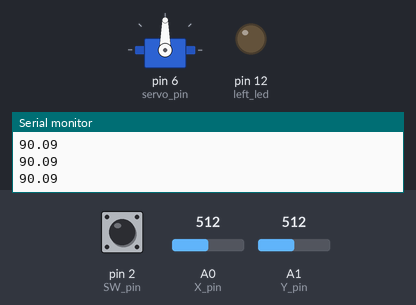
Simulated run of this sketch. Board: Arduino Uno, built with avr-gcc and run on an emulated ATmega328P. On the bench: servo, output pins drawn as LEDs (lit = HIGH), the last lines printed to the serial monitor. Dashed ring = blinking. The test bench sets the inputs (shaded band); at power-on: A1 (Y_pin) = 512, pin 2 (SW_pin) HIGH, A0 (X_pin) = 512.

Above: at 1.2 s.
1.3 s: A1 (Y_pin) set to 716
At 1.8 s:
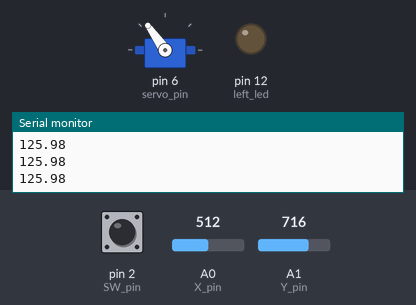
2.8 s: pin 2 (SW_pin) pulled LOW for 3.2 s
At 3.1 s:
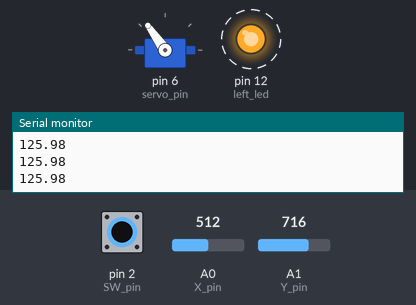
8.3 s: A1 (Y_pin) set to 900
At 9.4 s:
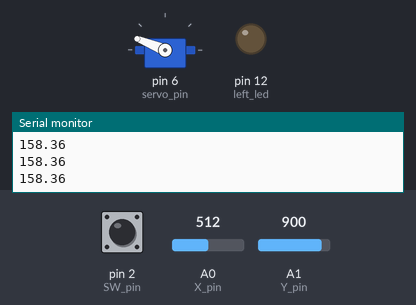
9.8 s: A0 (X_pin) set to 218
11.3 s: A0 (X_pin) set to 190
At 12.0 s:
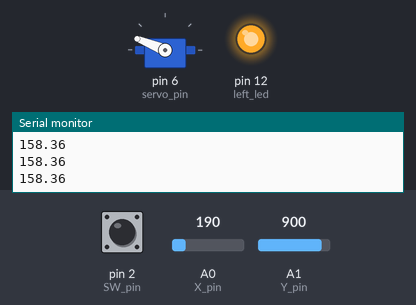
12.8 s: A1 (Y_pin) set to 1023
At 14.1 s:
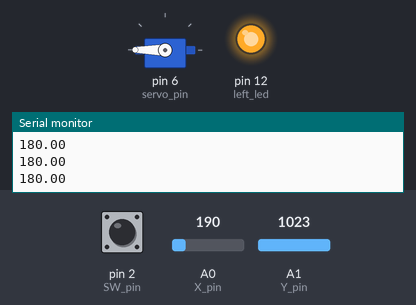
Timing chart, 0 to 15.3 s (numbered marks = the images above; inputs shaded):
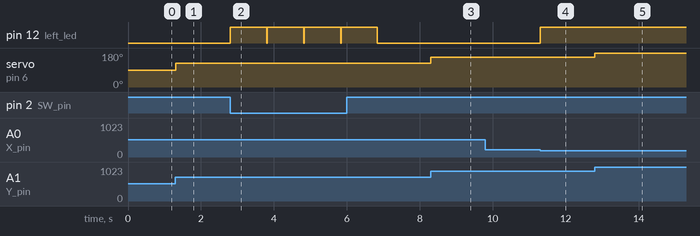

Measured:
- the behaviour switches between 200 and 199 on A0 (X_pin) (found by bisection; images 3 and 4)
- after the input at 1.3 s, servo on pin 6 (servo_pin): 90° → 125° at once
- after the input at 2.8 s, pin 12 (left_led): alternates HIGH for 1.0 s and LOW for 0.01 s, starting at once
- after the input at 8.3 s, servo on pin 6 (servo_pin): 125° → 158° at once
- after the input at 11.3 s, pin 12 (left_led): LOW → HIGH at once
- after the input at 12.8 s, servo on pin 6 (servo_pin): 158° → 180° at once

The sketch:

servo_leds.ino
```cpp
#include <Servo.h>

Servo myservo;

const int servo_pin = 6; // digital pin
const int SW_pin = 2; // digital pin connected to switch output
const int X_pin = 0; // analog pin connected to X output
const int Y_pin = 1; // analog pin connected to Y output

const int left_led = 12;
const int right_led = 11;
const int up_led = 10;
const int down_led = 9;

const int THRESHOLD = 200;
const int MAX_VALUE = 1023;


void on(int pin) {
  digitalWrite(pin, HIGH);
}

void off(int pin) {
  digitalWrite(pin, LOW);
}

void switch_state(int pin, int value_read) {
  if (value_read < THRESHOLD) {
    on(pin);
  } else {
    off(pin);
  }
}

void blink_all() {
  on(left_led);
  on(right_led);
  on(up_led);
  on(down_led);

  delay(1000);

  off(left_led);
  off(right_led);
  off(up_led);
  off(down_led);
}

void setup() {
  myservo.attach(servo_pin);
  pinMode(left_led, OUTPUT);
  pinMode(SW_pin, INPUT);
  digitalWrite(SW_pin, HIGH); // ??
  Serial.begin(115200);
}

void loop() {
  int SW_read = digitalRead(SW_pin);
  int X_read = analogRead(X_pin);
  int Y_read = analogRead(Y_pin);

//  Serial.print(SW_read);
//  Serial.print("\n");
//  Serial.print(X_read);
//  Serial.print("\n");
//  Serial.print(Y_read);
//  Serial.print("\n");

  if (SW_read == 0) {
    blink_all();
  } else {
    switch_state(left_led, X_read);
    switch_state(right_led, MAX_VALUE - X_read);

    switch_state(up_led, Y_read);
    switch_state(down_led, MAX_VALUE - Y_read);
  }

  float pos = 180 * (float(Y_read) / float(MAX_VALUE));
  Serial.print(pos);
  Serial.print("\n");
  myservo.write(int(pos));

  delay(10);
}
```
